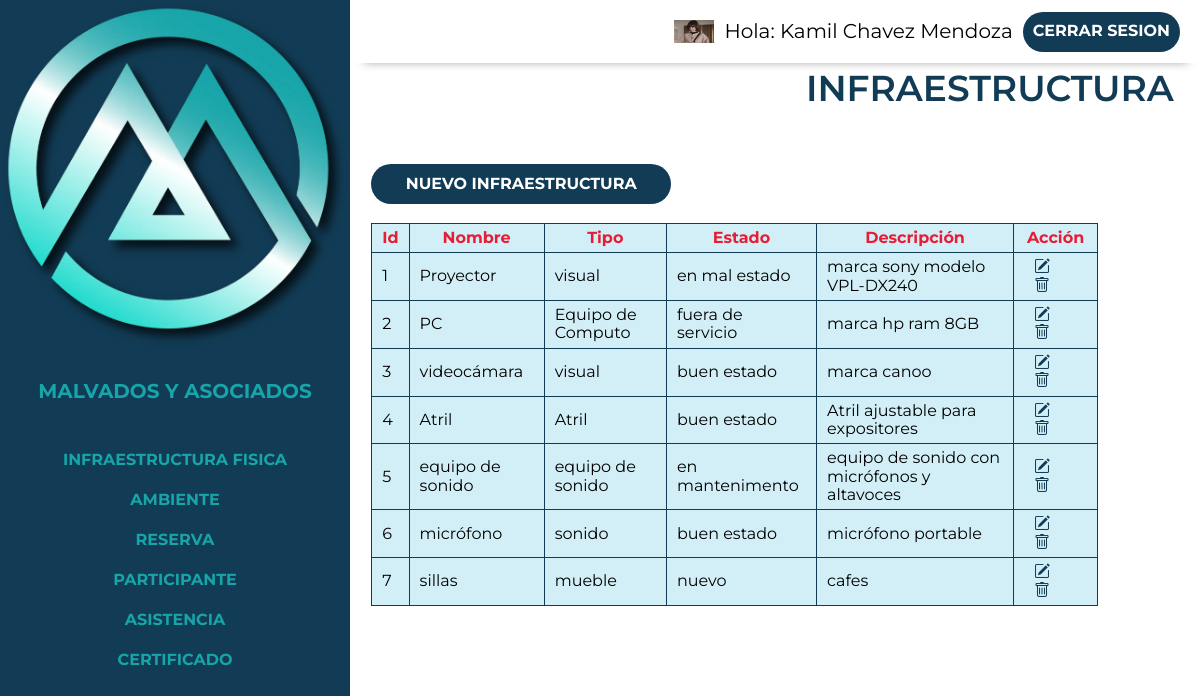
The page /control/infraestructura.php (signed in) on the database its author committed.
### tables this page shows
CREATE TABLE `usuario` (
  `id_usuario` int(20) NOT NULL,
  `nombre` varchar(60) NOT NULL,
  `apPaterno` varchar(50) NOT NULL,
  `apMaterno` varchar(50) NOT NULL,
  `email` varchar(60) NOT NULL,
  `password` char(60) DEFAULT NULL,
  `estado` varchar(60) DEFAULT NULL,
  `identidad` varchar(60) NOT NULL,
  `foto` varchar(200) DEFAULT NULL,
  `usuario` varchar(50) DEFAULT NULL,
  `celular` varchar(20) DEFAULT NULL,
  `fechaRegistro` date DEFAULT NULL,
  `token` varchar(50) DEFAULT NULL
);

CREATE TABLE `infraestructura` (
  `id_infraestructura` int(20) NOT NULL,
  `nombre` varchar(255) NOT NULL,
  `tipo` varchar(255) NOT NULL,
  `estado` varchar(255) DEFAULT NULL,
  `descripcion` varchar(255) DEFAULT NULL
);

### control/infraestructura.php (the view, shortened to what this page needs)
<?php require 'includes/header.php'?>
<?php
    include("../app/conexion.php");
    $sql="select *from infraestructura";
    $resultado=mysqli_query($conectar,$sql);
?>
<div class="contenedor">
    <div class="listar ">
        <h2 >Infraestructura</h2>
        <div class="botton infraestructura">
            <a href="crear-infraestructura.php" color="#000000">Nuevo Infraestructura</a>
        </div>
    </div>
    <br/>
    <div class="tlis">
            <table  >
                <thead>
                    <tr>
                        <th data-titulo="Id:">Id</th>
                        <th data-titulo="Nombre:">Nombre</th>
                        <th data-titulo="Tipo:">Tipo</th>
                        <th data-titulo="Estado:">Estado</th>
                        <th data-titulo="Descripción:">Descripción</th>
                        <th data-titulo="Acción:">Acción</th>
                    </tr>
                </thead>
                <tbody>
                     <?php
                            while($filas=mysqli_fetch_assoc($resultado)){
                        ?>
                    <tr>
                        <td data-titulo="Id:"><?php echo $filas['id_infraestructura']?></td>
                        <td data-titulo="Nombre:"><?php echo $filas['nombre']?></td>
                        <td data-titulo="Tipo:"><?php echo $filas['tipo']?></td>
                        <td data-titulo="Estado:"><?php echo $filas['estado']?></td>
                        <td data-titulo="Descripción:"><?php echo $filas['descripcion']?></td>
                        <td data-titulo="Acción:">
                            <?php echo"<a href='editar-infraestructura.php?id_infraestructura=".$filas['id_infraestructura']."'><i id='icon' class='bi bi-pencil-square'></i></a>
                            <a href='eliminar-infraestructura.php?id_infraestructura=".$filas['id_infraestructura']."'><i  id='icon' class='bi bi-trash'></i></a>";?>
                        </td>
                    </tr>
                    <?php
                    }
                    ?>
                </tbody>
            </table>
         </div>
    </div>
</div>
<?php require 'includes/footer.php' ?>

### control/includes/header.php (shortened to what this page needs)
<!DOCTYPE html>
<html lang="en">
<head>
    <link rel="stylesheet" href="https://cdn.jsdelivr.net/npm/bootstrap-icons@1.10.4/font/bootstrap-icons.css">
    <link rel="stylesheet" href="../build/css/app.css">
    <link href="https://cdn.jsdelivr.net/npm/select2@4.1.0-rc.0/dist/css/select2.min.css" rel="stylesheet" />
</head>
<body>
<div class="dashboard">
    <aside class="sidebar">
        <div class="logo-principal">
            <img  loading="lazy"  width="50" heigth="80" src="../build/img/control/logo.webp" alt="desdeaqui">
            <a href="index.php"><h3>  Malvados y Asociados </h3></a>
        </div>
        <nav class="sidebar-nav flex">
            <a href="infraestructura.php">Infraestructura Fisica</a>
            <a href="ambiente.php">Ambiente</a>
            <a href="reserva.php">Reserva</a>
            <a href="participante.php">Participante</a>
            <a href="asistencia.php">Asistencia</a>
                <a href="certificado.php">Certificado</a>
        </nav>
    </aside>
    <div class="principal">
        <div class="barra flex">
            <img src="../build/img/control/sara.webp"  style="width:40px;height:23px;" class="rounded-pill">
            <p>Hola: <span>
                <?php
                $id=$_SESSION['id'];
                include("../app/conexion.php");
                $sql="select nombre, apPaterno, apMaterno from usuario where id_usuario='$id'";
                $resultado=mysqli_query($conectar,$sql);
                $filas=mysqli_fetch_assoc($resultado);
                 echo $filas['nombre'].' '.$filas['apPaterno'].' '.$filas['apMaterno'];
                ?>
                </span></p>
            <a href="../login/cerrar_session.php" class="cerrar-sesion">Cerrar Sesion</a>
        </div>

### build/css/app.css (style rules this page uses)
html { box-sizing:border-box;font-size:62.5% }
*,:after,:before { box-sizing:inherit }
body { font-family:Montserrat,sans-serif;font-size:1.6rem }
p { color:#000;font-size:2rem }
.contenedor { margin:0 auto;max-width:120rem;width:95% }
a { text-decoration:none }
h1,h2,h3 { margin:0 0 5rem }
h2 { font-size:3.6rem }
h3 { font-size:3rem }
img { display:block;height:auto;max-width:100%;width:100% }
html { -webkit-text-size-adjust:100%;line-height:1.15 }
body { margin:0 }
a { background-color:transparent }
img { border-style:none }
.dashboard { background-color:#fff }
@media (min-width:768px) { .dashboard { display:flex;height:100vh } }
.dashboard .principal { flex:1 }
.sidebar { background-color:#123c55;width:100% }
@media (min-width:768px) { .sidebar { max-width:35rem } }
.sidebar h3 { color:#17a5a9;font-size:2rem;margin:0;padding:2rem;text-align:left }
.sidebar .sidebar-nav { flex-direction:column;margin-top:5rem }
.sidebar .sidebar-nav a { color:#17a5a9;font-weight:700;padding:1rem;text-align:left;transition-duration:.3s;transition-property:background-color;width:100% }
.barra { background-color:#fff;box-shadow:1px 12px 9px -13px rgba(0,0,0,.4);justify-content:flex-end;padding:1rem 2rem;transition-duration:.3s;transition-property:background-color }
.barra p { margin:1rem }
.listar h2 { color:#123c55;padding:.5rem;text-align:end;text-transform:uppercase }
.barra a { background-color:#123c55;border-radius:5rem }
a { align-items:center;color:#fff;display:grid;font-weight:700;height:4rem;justify-content:center;padding:1rem;text-transform:uppercase;transition-duration:.3s;transition-property:background-color }
.botton { background-color:#123c55;border-radius:5rem;margin-top:0;text-align:center }
@media (min-width:768px) { .botton { max-width:40rem;width:20rem } }
@media (min-width:992px) { .botton { max-width:40rem;width:30rem } }
.listar a { color:#fff }
.tlis a { color:#123c55;display:inline }
.flex { align-items:center;display:flex }
table { background:#d2eef7;border-collapse:collapse }
table thead { color:#e71d36 }
td,th { border:1px solid #123c55;padding:5px 10px }
@media (min-width:992px) { table { display:table;width:90% } }
h2 { font-weight:600 }

### rows shown on the page
usuario: nombre "Kamil", apPaterno "Chavez", apMaterno "Mendoza"
infraestructura: id_infraestructura "1", nombre "Proyector", tipo "visual", estado "en mal estado", descripcion "marca sony modelo VPL-DX240"
infraestructura: id_infraestructura "2", nombre "PC", tipo "Equipo de Computo", estado "fuera de servicio", descripcion "marca hp ram 8GB"
infraestructura: id_infraestructura "3", nombre "videocámara", tipo "visual", estado "buen estado", descripcion "marca canoo"
infraestructura: id_infraestructura "4", nombre "Atril", tipo "Atril", estado "buen estado", descripcion "Atril ajustable para expositores"
infraestructura: id_infraestructura "5", nombre "equipo de sonido", tipo "equipo de sonido", estado "en mantenimento", descripcion "equipo de sonido con micrófonos y altavoces"
infraestructura: id_infraestructura "6", nombre "micrófono", tipo "sonido", estado "buen estado", descripcion "micrófono portable"
infraestructura: id_infraestructura "7", nombre "sillas", tipo "mueble", estado "nuevo", descripcion "cafes"
